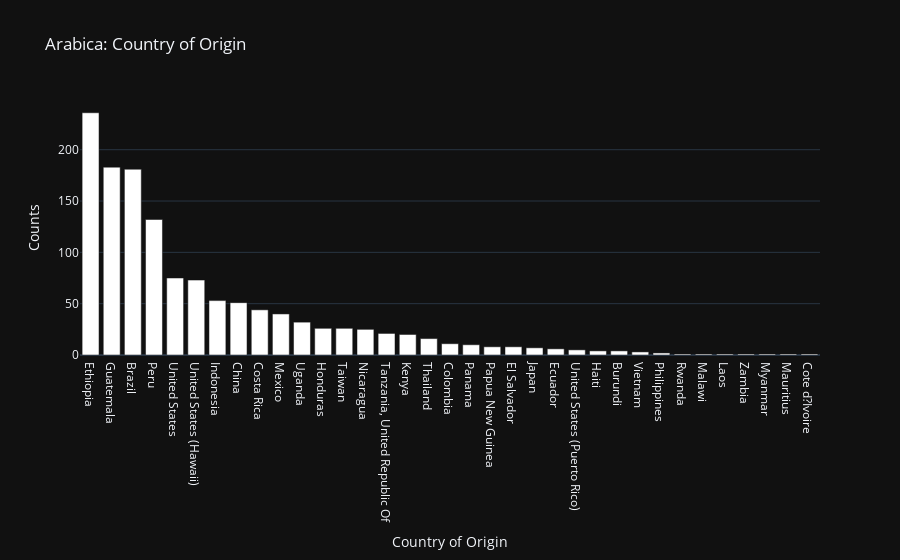
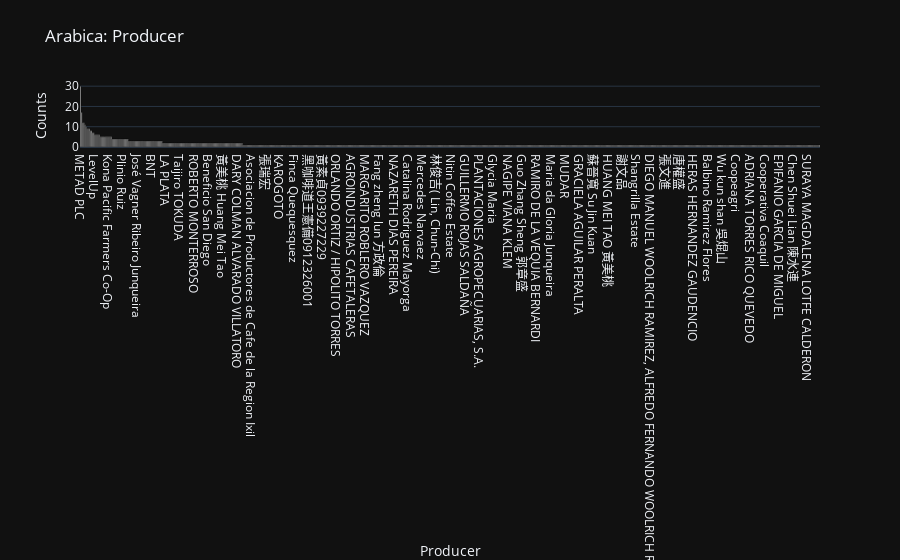
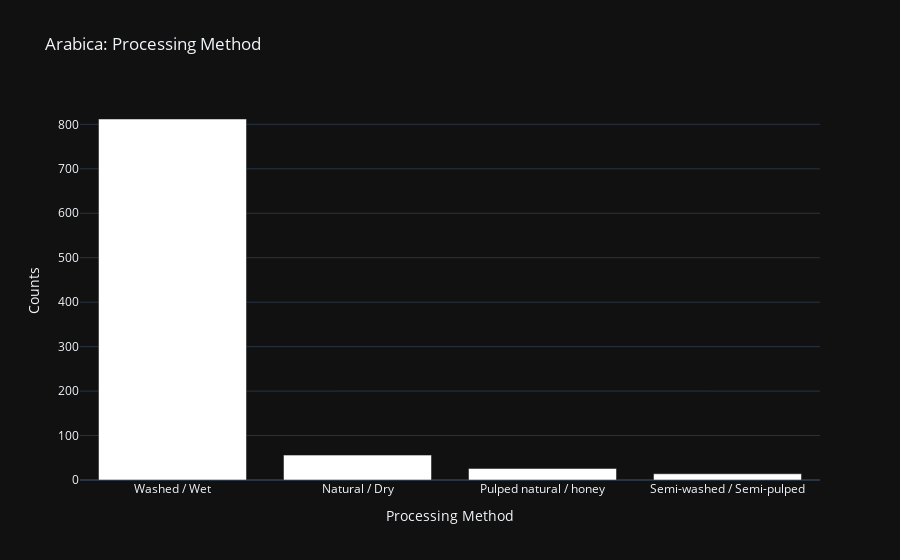

These figures' notebook cell, in order:
### Code cell
## Plot the histograms for each remaining column

for column_name in arabica_df:
    data_fig = [go.Bar(x=arabica_df[column_name].unique(), y=arabica_df[column_name].value_counts(), 
                   marker_color='white')]
    fig = go.Figure(data=data_fig)
    fig.update_layout(template='plotly_dark', title='Arabica: ' + column_name, 
                  yaxis=dict(title='Counts'), xaxis=dict(title=column_name))

    fig.show()

### Figure 1 — Plotly figure (JSON) as saved in the notebook; plotly's stock layout.template omitted (floating-point values rounded to 4 significant figures)
{"data": [{"marker": {"color": "white"}, "type": "bar", "x": ["Ethiopia", "Guatemala", "Brazil", "Peru", "United States", "United States (Hawaii)", "Indonesia", "China", "Costa Rica", "Mexico", "Uganda", "Honduras", "Taiwan", "Nicaragua", "Tanzania, United Republic Of", "Kenya", "Thailand", "Colombia", "Panama", "Papua New Guinea", "El Salvador", "Japan", "Ecuador", "United States (Puerto Rico)", "Haiti", "Burundi", "Vietnam", "Philippines", "Rwanda", "Malawi", "Laos", "Zambia", "Myanmar", "Mauritius", "Cote d?Ivoire", null, "India"], "y": [236, 183, 181, 132, 75, 73, 53, 51, 44, 40, 32, 26, 26, 25, 21, 20, 16, 11, 10, 8, 8, 7, 6, 5, 4, 4, 3, 2, 1, 1, 1, 1, 1, 1, 1, 1]}], "layout": {"title": {"text": "Arabica: Country of Origin"}, "xaxis": {"title": {"text": "Country of Origin"}}, "yaxis": {"title": {"text": "Counts"}}}}

### Figure 2 — Plotly figure (JSON) as saved in the notebook; plotly's stock layout.template omitted (floating-point values rounded to 4 significant figures; data arrays with more than 128 entries replaced by an {"elided": "..."} marker saying what was removed)
{"data": [{"marker": {"color": "white"}, "type": "bar", "x": {"elided": "676 str values"}, "y": {"elided": "675 int values"}}], "layout": {"title": {"text": "Arabica: Producer"}, "xaxis": {"title": {"text": "Producer"}}, "yaxis": {"title": {"text": "Counts"}}}}

### Figure 3 — Plotly figure (JSON) as saved in the notebook; plotly's stock layout.template omitted (floating-point values rounded to 4 significant figures)
{"data": [{"marker": {"color": "white"}, "type": "bar", "x": ["Washed / Wet", null, "Natural / Dry", "Pulped natural / honey", "Semi-washed / Semi-pulped", "Other"], "y": [812, 251, 56, 26, 14]}], "layout": {"title": {"text": "Arabica: Processing Method"}, "xaxis": {"title": {"text": "Processing Method"}}, "yaxis": {"title": {"text": "Counts"}}}}
